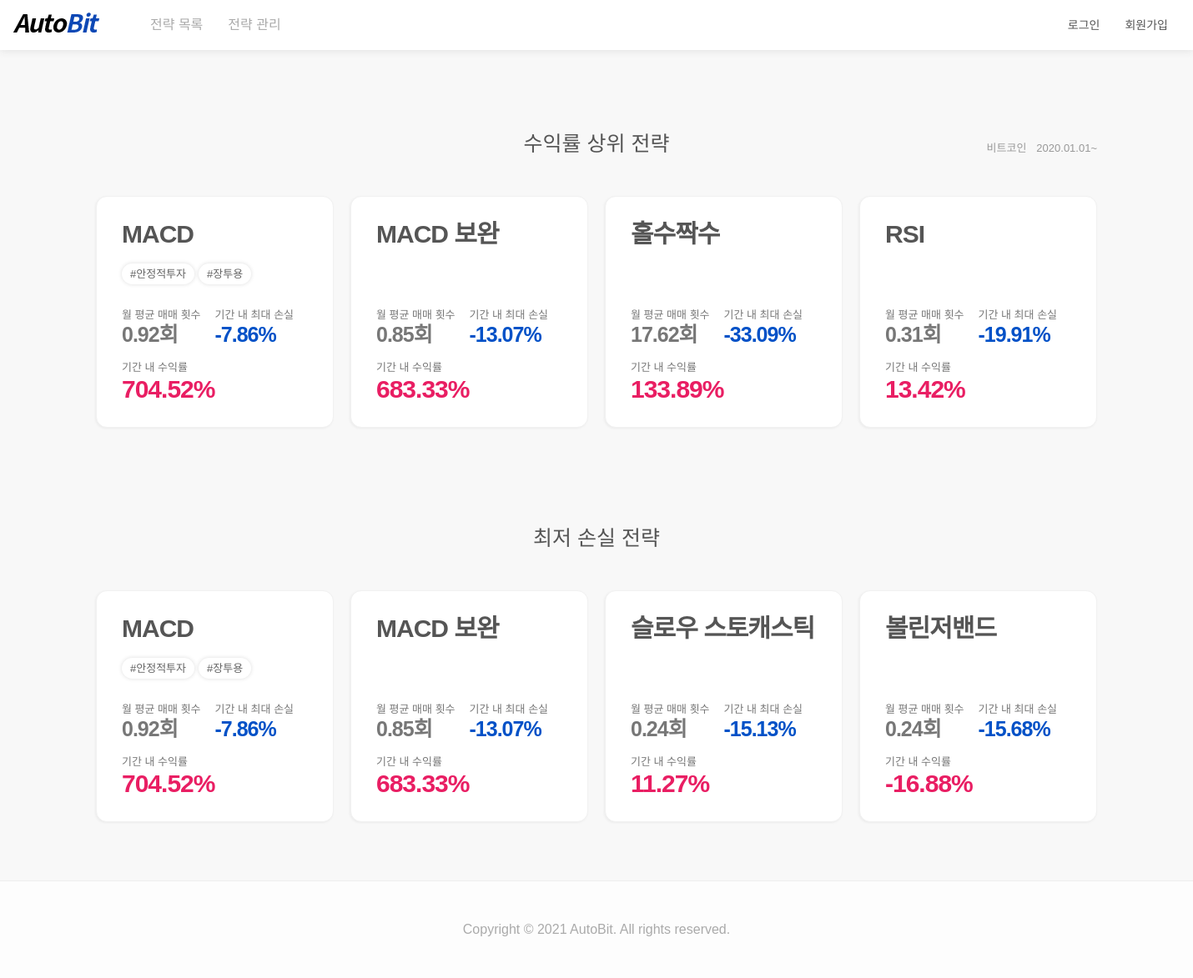
The page / on the database its author committed.
### tables this page shows
CREATE TABLE `strategy` (
  `idx_strategy` int(11) NOT NULL,
  `name_strategy` varchar(255) NOT NULL,
  `hashtag` varchar(255) NOT NULL DEFAULT '',
  `count_trade` double NOT NULL DEFAULT 0,
  `percent_profit` double NOT NULL DEFAULT 0,
  `percent_max_loss` double NOT NULL DEFAULT 0,
  `percent_win_rate` double NOT NULL DEFAULT 0,
  `idx_user` int(11) NOT NULL,
  `code` text NOT NULL
);

### inc/config.php (called while the page is built, shortened)
<?
	include $_SERVER['DOCUMENT_ROOT'] . "/inc/function.php";
	$allowed_pages = array(
		'main',
		'login',
		'logout',
		'register',
		'manage_strategy',
		'list_strategy',
		'view_strategy',
		'new_strategy',
	);
	if(isset($_GET['page']) && in_array($_GET['page'], $allowed_pages))
		$page = $_GET['page'];
	else
		$page = $allowed_pages[0];
	if(isset($_SESSION['idx_me']) && !empty($_SESSION['idx_me']))
		$is_logged_in = true;
	else
		$is_logged_in = false;
?>

### page/main.php (the view, shortened to what this page needs)
<?
	$high_profit_rows = $db->query("SELECT * FROM strategy order by percent_profit desc limit 4");
	$low_loss_rows = $db->query("SELECT * FROM strategy order by percent_max_loss desc limit 4");
?>
<div id="main_wrap" class="wrapper">
	<h3>
		수익률 상위 전략
		<div class="select_wrap">
			<span>비트코인</span>
			<span>2020.01.01~</span>
		</div>
	</h3>
	<div class="card_wrap">
		<? while($ITEM = $high_profit_rows->fetch_assoc()): ?>
			<div class="item">
				<a href="/1" class="name_item ellipsis_line1" title="<?=hs($ITEM['name_strategy'])?>"><?=hs($ITEM['name_strategy'])?></a>
				<div class="hashtag_wrap">
					<?
						$hashtags = explode(',', $ITEM['hashtag']);
						foreach ($hashtags as $value){
							if($value == '') continue;
							?><a href="#">#<?=$value?></a><?php
						}
					?>
				</div>
				<ul class="stat_wrap ac">
					<li class="stat1">
						<div class="title">월 평균 매매 횟수</div>
						<div class="data"><?=stat_format($ITEM['count_trade'], false)?>회</div>
					</li>
					<li class="stat2">
						<div class="title">기간 내 최대 손실</div>
						<div class="data"><?=stat_format($ITEM['percent_max_loss'], false)?>%</div>
					</li>
					<li class="stat3">
						<div class="title">기간 내 수익률</div>
						<div class="data"><?=stat_format($ITEM['percent_profit'])?>%</div>
					</li>
				</ul>
			</div>
		<? endwhile ?>
	</div>
	<h3>최저 손실 전략</h3>
	<div class="card_wrap">
		<? while($ITEM = $low_loss_rows->fetch_assoc()): ?>
			<div class="item">
				<a href="/1" class="name_item ellipsis_line1" title="<?=hs($ITEM['name_strategy'])?>"><?=hs($ITEM['name_strategy'])?></a>
				<div class="hashtag_wrap">
					<?
						$hashtags = explode(',', $ITEM['hashtag']);
						foreach ($hashtags as $value){
							if($value == '') continue;
							?><a href="#">#<?=$value?></a><?php
						}
					?>
				</div>
				<ul class="stat_wrap ac">
					<li class="stat1">
						<div class="title">월 평균 매매 횟수</div>
						<div class="data"><?=stat_format($ITEM['count_trade'], false)?>회</div>
					</li>
					<li class="stat2">
						<div class="title">기간 내 최대 손실</div>
						<div class="data"><?=stat_format($ITEM['percent_max_loss'], false)?>%</div>
					</li>
					<li class="stat3">
						<div class="title">기간 내 수익률</div>
						<div class="data"><?=stat_format($ITEM['percent_profit'])?>%</div>
					</li>
				</ul>
			</div>
		<? endwhile ?>
	</div>
</div>

### index.php (shortened to what this page needs)
<?
	include_once($_SERVER['DOCUMENT_ROOT'] . "/inc/config.php");
?>
<!DOCTYPE html>
<html>
<head>
	<link rel="stylesheet" href="https://pro.fontawesome.com/releases/v5.10.0/css/all.css">
	<link rel="stylesheet" href="/css/reset.css">
	<link rel="stylesheet" href="/css/style.css">
	<link rel="stylesheet" type="text/css" href="/css/datepicker.min.css">
	<link rel="stylesheet" href="/assets/codemirror/codemirror.css">
</head>
<body>
	<header>
		<ul class="wrapper_l ac">
			<li><a href="/"><img src="/img/logo_black.png" class="logo" alt="로고"></a></li>
			<li><a href="/list_strategy" class="<?=chk_page_active('list_strategy')?>">전략 목록</a></li>
			<li><a href="/manage_strategy" class="<?=chk_page_active('manage_strategy')?>">전략 관리</a></li>
			<?php if ($is_logged_in): ?>
				<li class="right"><a href="/logout">로그아웃</a></li>
			<?php else: ?>
				<li class="right"><a href="/register">회원가입</a></li>
				<li class="right"><a href="/login">로그인</a></li>
			<?php endif ?>
		</ul>
	</header>
	<? include_once($_SERVER['DOCUMENT_ROOT'] . "/page/{$page}.php") ?>
	<footer>
		<div class="wrapper_l">
			Copyright © 2021 AutoBit. All rights reserved.
		</div>
	</footer>
</body>
</html>

### inc/function.php (shortened to what this page needs)
<?
	function hs($str)
	{
		return htmlspecialchars($str, ENT_QUOTES);
	}
		?>
		<?
	function chk_page_active($str){
		global $page;
		if($page == $str)
			return 'active';
		else
			return '';
	}
	function stat_format($num, $diamiter = 0){
		$result = number_format($num, 2);
		if($diamiter === false)
			$color = '';
		else
		{
			if($num > $diamiter)
				$color = 'red';
			elseif($num == $diamiter)
				$color = 'gray';
			else
				$color = 'blue';
		}
		return "<span class='{$color}'>{$result}</span>";
	}
?>

### css/style.css (style rules this page uses)
* { font-family: 'Noto Sans KR', sans-serif; }
body { background-color:#f8f8f8;padding-top:60px; }
a { text-decoration: none; color:#333; }
.ac:after { content:'';display:block;float:none;clear:both; }
ul.ac>li { float:left; }
.wrapper { position:relative; width:1200px; margin:0 auto; padding:0 10px; }
.wrapper_l { position:relative; width:1400px; margin:0 auto; padding:0 10px; }
header { position:fixed; top:0; left:0; width:100%; background-color: white; box-shadow: 0 0 10px #ddd; height:60px; line-height: 60px; z-index:10000; }
header>.wrapper_l>li { padding:0 15px; }
header>.wrapper_l>li>a { font-size:16px;font-weight: 500;color:#aaa; }
header>.wrapper_l>li.right { float:right; }
header>.wrapper_l>li.right>a { color:#555;font-size:14px;font-weight: 400; }
header>.wrapper_l>li:first-child { padding-left:0; }
header>.wrapper_l>li>a>.logo { vertical-align: -4px;margin-right: 30px; }
#main_wrap>h3 { position:relative;font-size:25px; font-weight:500;text-align: center;color:#555; margin-top:100px; }
#main_wrap>h3>.select_wrap { position:absolute;right:0;top:50%;transform:translateY(-50%); }
#main_wrap>h3>.select_wrap>span { font-size:13px;margin-left:5px;color:#999;font-weight:400; }
#main_wrap>.card_wrap { margin-top:50px; }
.card_wrap { display:flex;justify-content: space-between;flex-wrap: wrap; }
.card_wrap>.item { display:block;width:calc(25% - 15px);padding:30px;margin: 0 0 20px;background-color: white;border-radius: 13px;border: 1px solid #f1f1f1; box-shadow: rgb(0 0 0 / 5%) -1px 1px 3px;box-sizing:border-box;cursor:default; transition:0.3s all; }
.card_wrap>.item>.name_item { display:inline-block;font-size:30px;font-weight:400;color:#555;font-weight: 700;letter-spacing: -1px;cursor:pointer; }
.card_wrap>.item>.hashtag_wrap { margin-top:20px;height:25px; }
.card_wrap>.item>.hashtag_wrap>a { display:inline-block; background-color: #fff; box-shadow: 0 0px 5px #ddd;color: #636363;line-height: 25px;font-size:13px;padding:0 10px;border-radius: 30px;margin-right: 5px; }
.card_wrap>.item>.stat_wrap { margin-top:30px; }
.card_wrap>.item>.stat_wrap>li>.title { font-size:13px;color:#777; }
.card_wrap>.item>.stat_wrap>li>.data { font-size:20px;font-weight: 700;letter-spacing: -1px;line-height: 1;margin-top:5px; }
.card_wrap>.item>.stat_wrap>.stat1 { width:50%; }
.card_wrap>.item>.stat_wrap>.stat2 { width:50%; }
.card_wrap>.item>.stat_wrap>.stat3 { width:100%;margin-top:20px; }
.card_wrap>.item>.stat_wrap>.stat1>.data { color:#777;font-size:25px; }
.card_wrap>.item>.stat_wrap>.stat2>.data { color:#0051c7;font-size:25px; }
.card_wrap>.item>.stat_wrap>.stat3>.data { color:#e91e63;font-size:30px; }
footer { margin-top:50px;padding:50px 0;border-top:1px solid #eee;background-color:#fdfdfd;text-align: center; color:#aaa; }

### rows shown on the page
strategy: name_strategy "MACD", hashtag "안정적투자", hashtag "장투용", count_trade "0.92 -7.86 704.52"
strategy: name_strategy "MACD 보완", count_trade "0.85 -13.07 683.33"
strategy: name_strategy "홀수짝수", count_trade "17.62 -33.09 133.89"
strategy: name_strategy "RSI", count_trade "0.31 -19.91 13.42"
strategy: name_strategy "슬로우 스토캐스틱", count_trade "0.24 -15.13 11.27"
strategy: name_strategy "볼린저밴드", count_trade "0.24 -15.68 -16.88"
